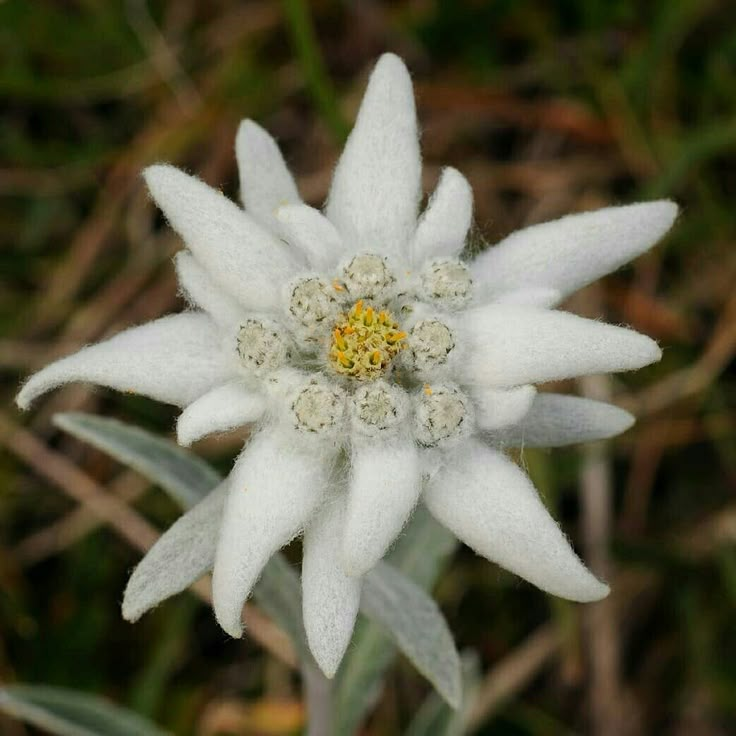
%> input picture tugas-2/task3/test_images/color2 .jpg, 736 x 736 px
$ octave --eval "compare_all_filters(imread('test_images/color2 .jpg'));"   (GNU Octave 9; MATLAB toolbox functions it lacks are replaced by stand-ins)
%> lines starting %> are read from the running program, lines starting %| are printed output that depends on the picture; in (x1, y1, x2, y2) boxes, pixels count from 0 and x2, y2 are one past the last pixel; in counts of white or black regions, pixels touching at a corner belong together; the program's own positions count from 1
### tugas-2/task3/ihpf.m
function [output, H, spectrum] = ihpf(f, D0, usePadding)
% IHPF - Ideal High-Pass Filter dalam ranah frekuensi
%
% Syntax:
%   [output, H, spectrum] = ihpf(f, D0, usePadding)
%
% Input:
%   f          - Citra input (grayscale atau RGB)
%   D0         - Frekuensi cutoff
%   usePadding - true untuk padding 2x, false untuk tanpa padding (default: true)
%
% Output:
%   output     - Citra hasil filtering
%   H          - Filter yang digunakan
%   spectrum   - Struct berisi informasi spektrum
%
% Formula IHPF (Slide 49):
%   H(u,v) = 0 jika D(u,v) <= D0
%   H(u,v) = 1 jika D(u,v) > D0
%   dimana D(u,v) = sqrt((u - M/2)^2 + (v - N/2)^2)

    if nargin < 3
        usePadding = true;
    end

    f = im2double(f);
    [M, N, channels] = size(f);

    if usePadding
        P = 2*M;
        Q = 2*N;
    else
        P = M;
        Q = N;
    end

    output = zeros(M, N, channels);
    for ch = 1:channels
        fc = f(:,:,ch);

        if usePadding
            fp = zeros(P, Q);
            fp(1:M, 1:N) = fc;
        else
            fp = fc;
        end

        F = fft2(fp);
        F_shifted = fftshift(F);

        u = 0:(P-1);
        v = 0:(Q-1);

        idx = find(u > P/2);
        u(idx) = u(idx) - P;
        idy = find(v > Q/2);
        v(idy) = v(idy) - Q;

        [V, U] = meshgrid(v, u);
        D = sqrt(U.^2 + V.^2);

        H = double(D > D0);
        H = fftshift(H);

        G = H .* F_shifted;

        G_unshifted = ifftshift(G);
        g = real(ifft2(G_unshifted));

        if usePadding
            g = g(1:M, 1:N);
        end

        output(:,:,ch) = g;

        if ch == 1
            spectrum.original = log(1 + abs(F_shifted));
            spectrum.filtered = log(1 + abs(G));
            spectrum.filter = H;
            spectrum.magnitude_original = abs(F_shifted);
            spectrum.magnitude_filtered = abs(G);
        end
    end

    output = mat2gray(output);
end

### tugas-2/task3/ghpf.m
function [output, H, spectrum] = ghpf(f, D0, usePadding)
% GHPF - Gaussian High-Pass Filter dalam ranah frekuensi
%
% Syntax:
%   [output, H, spectrum] = ghpf(f, D0, usePadding)
%
% Input:
%   f          - Citra input (grayscale atau RGB)
%   D0         - Frekuensi cutoff
%   usePadding - true untuk padding 2x, false untuk tanpa padding (default: true)
%
% Output:
%   output     - Citra hasil filtering
%   H          - Filter yang digunakan
%   spectrum   - Struct berisi informasi spektrum
%
% Formula GHPF (Slide 51):
%   H(u,v) = 1 - exp(-D^2(u,v) / (2*D0^2))
%   dimana D(u,v) = sqrt((u - M/2)^2 + (v - N/2)^2)
%
% GHPF tidak menimbulkan ringing effect
% karena tidak ada transisi tajam seperti IHPF

    if nargin < 3
        usePadding = true;
    end

    f = im2double(f);
    [M, N, channels] = size(f);

    if usePadding
        P = 2*M;
        Q = 2*N;
    else
        P = M;
        Q = N;
    end

    output = zeros(M, N, channels);

    for ch = 1:channels
        fc = f(:,:,ch);

        if usePadding
            fp = zeros(P, Q);
            fp(1:M, 1:N) = fc;
        else
            fp = fc;
        end

        F = fft2(fp);
        F_shifted = fftshift(F);

        u = 0:(P-1);
        v = 0:(Q-1);

        idx = find(u > P/2);
        u(idx) = u(idx) - P;
        idy = find(v > Q/2);
        v(idy) = v(idy) - Q;

        [V, U] = meshgrid(v, u);
        D = sqrt(U.^2 + V.^2);

        H_lp = exp(-(D.^2)./(2*(D0^2)));
        H = 1 - H_lp;
        H = fftshift(H);
        G = H .* F_shifted;

        G_unshifted = ifftshift(G);
        g = real(ifft2(G_unshifted));

        if usePadding
            g = g(1:M, 1:N);
        end

        output(:,:,ch) = g;

        if ch == 1
            spectrum.original = log(1 + abs(F_shifted));
            spectrum.filtered = log(1 + abs(G));
            spectrum.filter = H;
            spectrum.magnitude_original = abs(F_shifted);
            spectrum.magnitude_filtered = abs(G);
        end
    end

    output = mat2gray(output);
end

### tugas-2/task3/bhpf.m
function [output, H, spectrum] = bhpf(f, D0, n, usePadding)
% BHPF - Butterworth High-Pass Filter dalam ranah frekuensi
%
% Syntax:
%   [output, H, spectrum] = bhpf(f, D0, n, usePadding)
%
% Input:
%   f          - Citra input (grayscale atau RGB)
%   D0         - Frekuensi cutoff
%   n          - Filter order (default: 2)
%   usePadding - true untuk padding 2x, false untuk tanpa padding (default: true)
%
% Output:
%   output     - Citra hasil filtering
%   H          - Filter yang digunakan
%   spectrum   - Struct berisi informasi spektrum
%
% Formula BHPF (Slide 51):
%   H(u,v) = 1 / (1 + [D0/D(u,v)]^(2n))
%   dimana D(u,v) = sqrt((u - M/2)^2 + (v - N/2)^2)
%
% Parameter n mengontrol ketajaman transisi:
%   - n kecil (1): transisi landai
%   - n besar (4,8): transisi tajam, mendekati IHPF

    if nargin < 3
        n = 2;
    end
    if nargin < 4
        usePadding = true;
    end

    f = im2double(f);
    [M, N, channels] = size(f);

    if usePadding
        P = 2*M;
        Q = 2*N;
    else
        P = M;
        Q = N;
    end

    output = zeros(M, N, channels);

    for ch = 1:channels
        fc = f(:,:,ch);

        if usePadding
            fp = zeros(P, Q);
            fp(1:M, 1:N) = fc;
        else
            fp = fc;
        end

        F = fft2(fp);
        F_shifted = fftshift(F);

        u = 0:(P-1);
        v = 0:(Q-1);

        idx = find(u > P/2);
        u(idx) = u(idx) - P;
        idy = find(v > Q/2);
        v(idy) = v(idy) - Q;

        [V, U] = meshgrid(v, u);
        D = sqrt(U.^2 + V.^2);

        D(D == 0) = eps;
        H = 1 ./ (1 + (D0 ./D).^(2*n));
        H = fftshift(H);

        G = H .* F_shifted;

        G_unshifted = ifftshift(G);
        g = real(ifft2(G_unshifted));

        if usePadding
            g = g(1:M, 1:N);
        end

        output(:,:,ch) = g;

        if ch == 1
            spectrum.original = log(1 + abs(F_shifted));
            spectrum.filtered = log(1 + abs(G));
            spectrum.filter = H;
            spectrum.magnitude_original = abs(F_shifted);
            spectrum.magnitude_filtered = abs(G);
        end
    end

    output = mat2gray(output);
end

### tugas-2/task3/compare_all_filters.m
function compare_all_filters(image, D0_values, usePadding)
% COMPARE_ALL_FILTERS - Membandingkan IHPF, GHPF, dan BHPF
%
% Syntax:
%   compare_all_filters(image, D0_values, usePadding)
%
% Input:
%   image      - Citra input (grayscale atau RGB)
%   D0_values  - Array nilai cutoff frequency untuk diuji (default: [20, 50, 80])
%   usePadding - true/false untuk padding (default: true)
%
% Output:
%   Menampilkan figure perbandingan
%
% Contoh:
%   img = imread('cameraman.tif');
%   compare_all_filters(img, [20, 40, 60], true);

    if nargin < 2
        D0_values = [20, 50, 80];
    end
    if nargin < 3
        usePadding = true;
    end

    if size(image, 3) == 3
        image = rgb2gray(image);
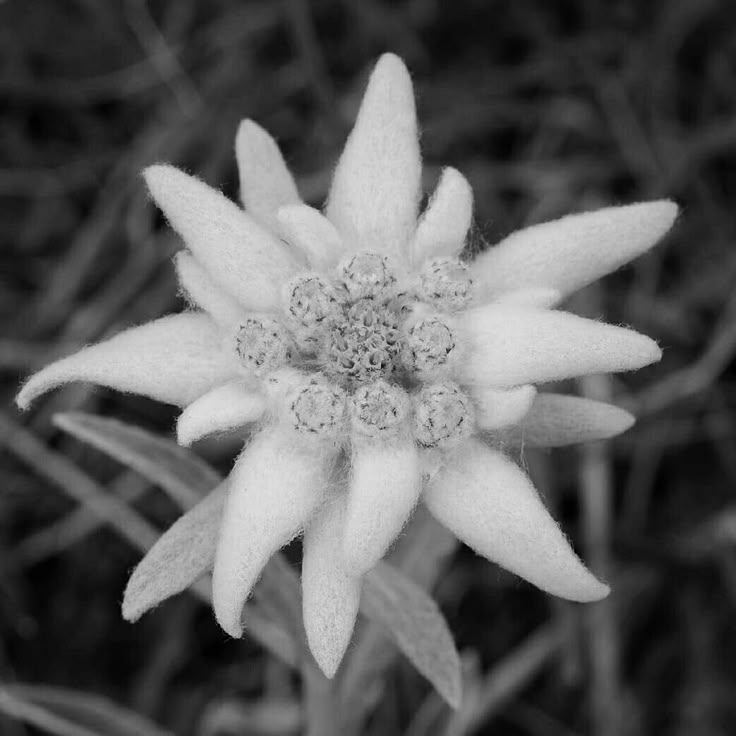
%> image: size 736x736 uint8; min 0, max 223, mean 93.3
    end

    n_D0 = length(D0_values);
    butterworth_order = 2;

    figure('Name', 'Comprehensive Filter Comparison', 'Position', [50 50 1600 1000]);

    subplot(4, n_D0+1, 1);
    imshow(image);
    title('Original Image', 'FontWeight', 'bold');

    for i = 1:n_D0
        D0 = D0_values(i);

        % IHPF
        [ihpf_result, ihpf_H, ~] = ihpf(image, D0, usePadding);
        subplot(4, n_D0+1, i+1);
        imshow(ihpf_result);
        title(sprintf('IHPF D0=%d', D0));

        % GHPF
        [ghpf_result, ghpf_H, ~] = ghpf(image, D0, usePadding);
        subplot(4, n_D0+1, n_D0+1 + i+1);
        imshow(ghpf_result);
        title(sprintf('GHPF D0=%d', D0));

        % BHPF
        [bhpf_result, bhpf_H, ~] = bhpf(image, D0, butterworth_order, usePadding);
        subplot(4, n_D0+1, 2*(n_D0+1) + i+1);
        imshow(bhpf_result);
        title(sprintf('BHPF D0=%d n=%d', D0, butterworth_order));

        subplot(4, n_D0+1, 3*(n_D0+1) + i+1);
        centerRow = round(size(ihpf_H, 1) / 2);
        plot(ihpf_H(centerRow, :), 'b-', 'LineWidth', 1.5); hold on;
        plot(ghpf_H(centerRow, :), 'r-', 'LineWidth', 1.5);
        plot(bhpf_H(centerRow, :), 'g-', 'LineWidth', 1.5);
        legend('IHPF', 'GHPF', 'BHPF', 'Location', 'best', 'FontSize', 8);
        title(sprintf('Filter Profile D0=%d', D0), 'FontSize', 9);
        xlabel('Frequency', 'FontSize', 8);
        ylabel('H(u,v)', 'FontSize', 8);
        grid on;
        ylim([0 1.1]);
    end
%> this loop made 3 passes
%> pass 1, in compare_all_filters, `[ihpf_result, ihpf_H, ~] = ihpf(image, D0, usePadding);`:
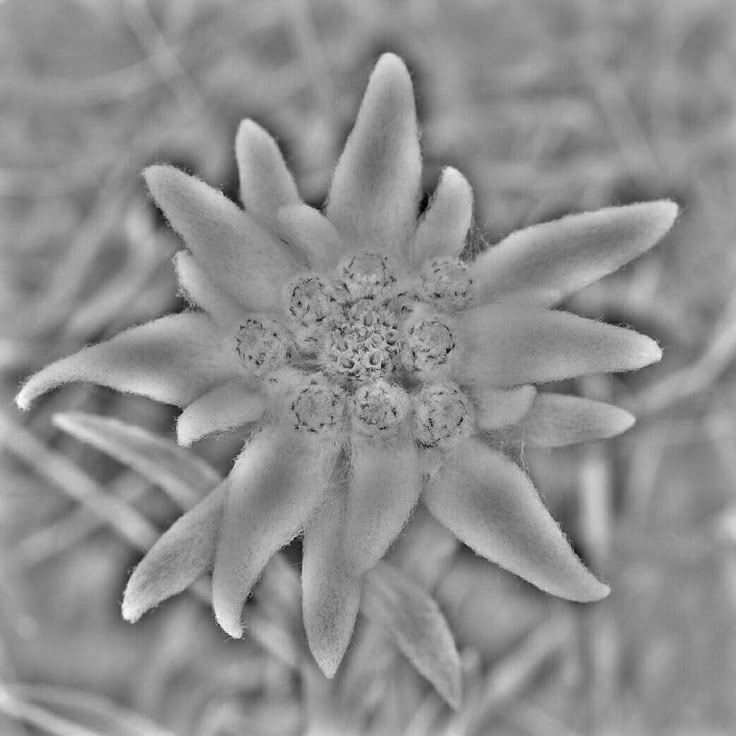
%> ihpf_result: size 736x736 double; min 0, max 1, mean 0.562
%> pass 1, in compare_all_filters, `[ihpf_result, ihpf_H, ~] = ihpf(image, D0, usePadding);`:
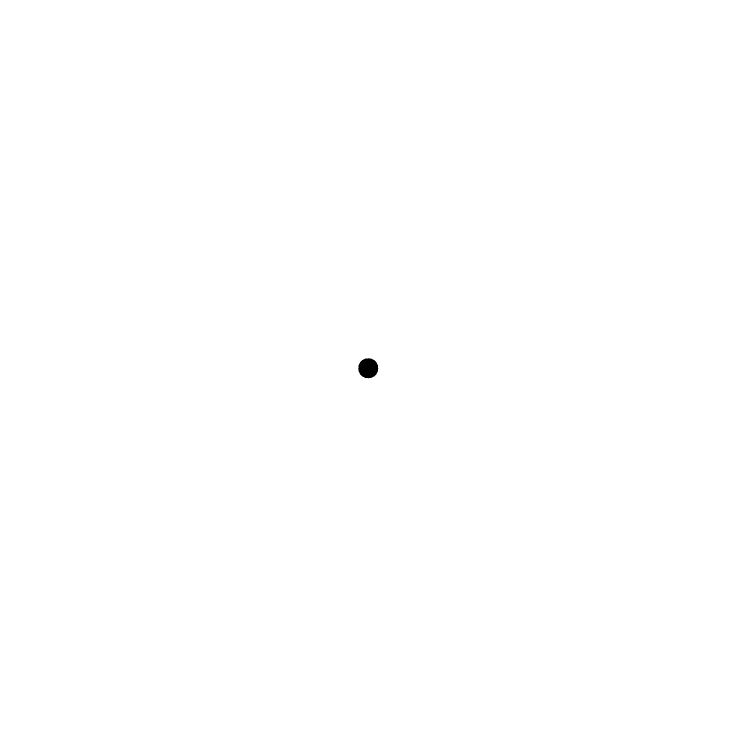
%> ihpf_H: size 1472x1472 double (shown at 1/2 size); values 0 (black) and 1 (white), 99.9% white; 1 black region, box (x1, y1, x2, y2) and area: (716, 716, 757, 757) 1257
%> pass 1, in compare_all_filters, `[ghpf_result, ghpf_H, ~] = ghpf(image, D0, usePadding);`:
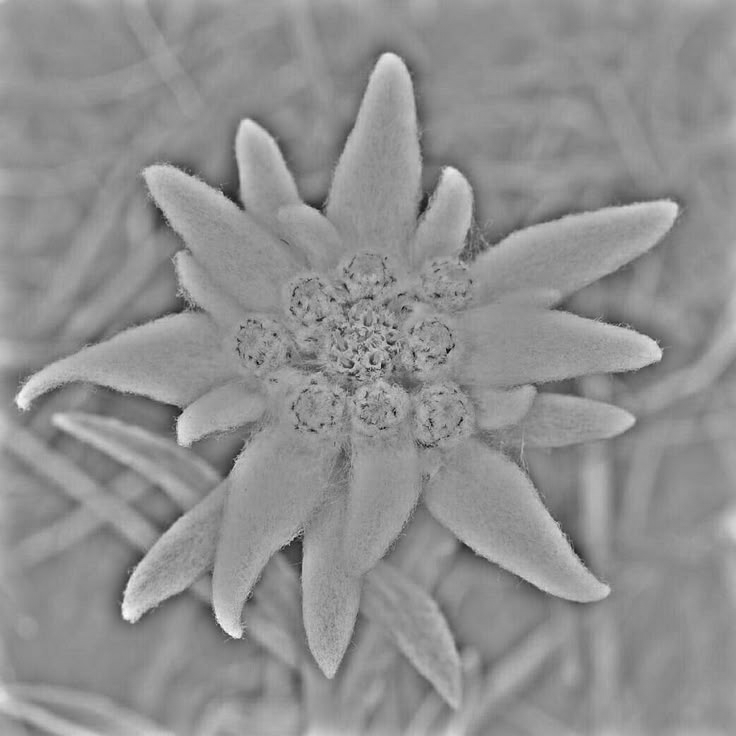
%> ghpf_result: size 736x736 double; min 0, max 1, mean 0.566
%> `compare_all_filters(imread('test_images/color2 .jpg'));`:
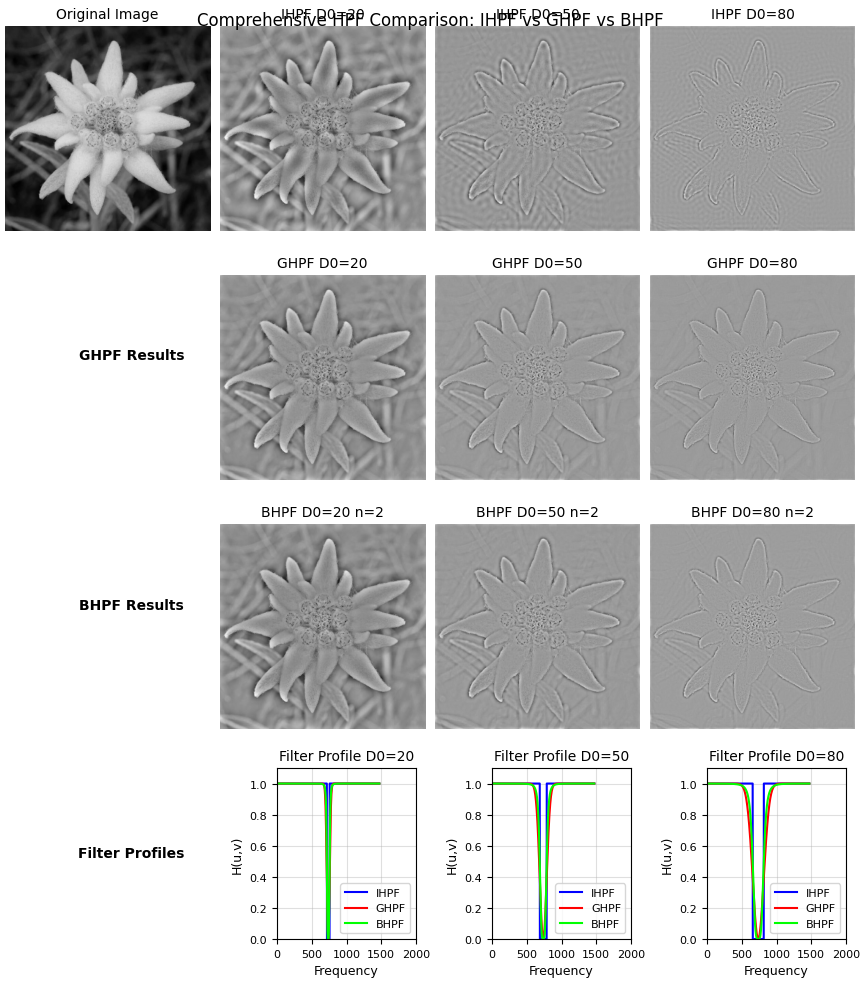
%> figure redrawn from the program's plot data, 16 panels

    subplot(4, n_D0+1, 1);
    ylabel('Original', 'FontWeight', 'bold', 'FontSize', 12);

    subplot(4, n_D0+1, n_D0+1 + 1);
    text(0.5, 0.5, 'GHPF Results', 'HorizontalAlignment', 'center', ...
         'FontSize', 10, 'FontWeight', 'bold');
    axis off;

    subplot(4, n_D0+1, 2*(n_D0+1) + 1);
    text(0.5, 0.5, 'BHPF Results', 'HorizontalAlignment', 'center', ...
         'FontSize', 10, 'FontWeight', 'bold');
    axis off;

    subplot(4, n_D0+1, 3*(n_D0+1) + 1);
    text(0.5, 0.5, 'Filter Profiles', 'HorizontalAlignment', 'center', ...
         'FontSize', 10, 'FontWeight', 'bold');
    axis off;

    sgtitle('Comprehensive HPF Comparison: IHPF vs GHPF vs BHPF', ...
            'FontSize', 14, 'FontWeight', 'bold');
end
